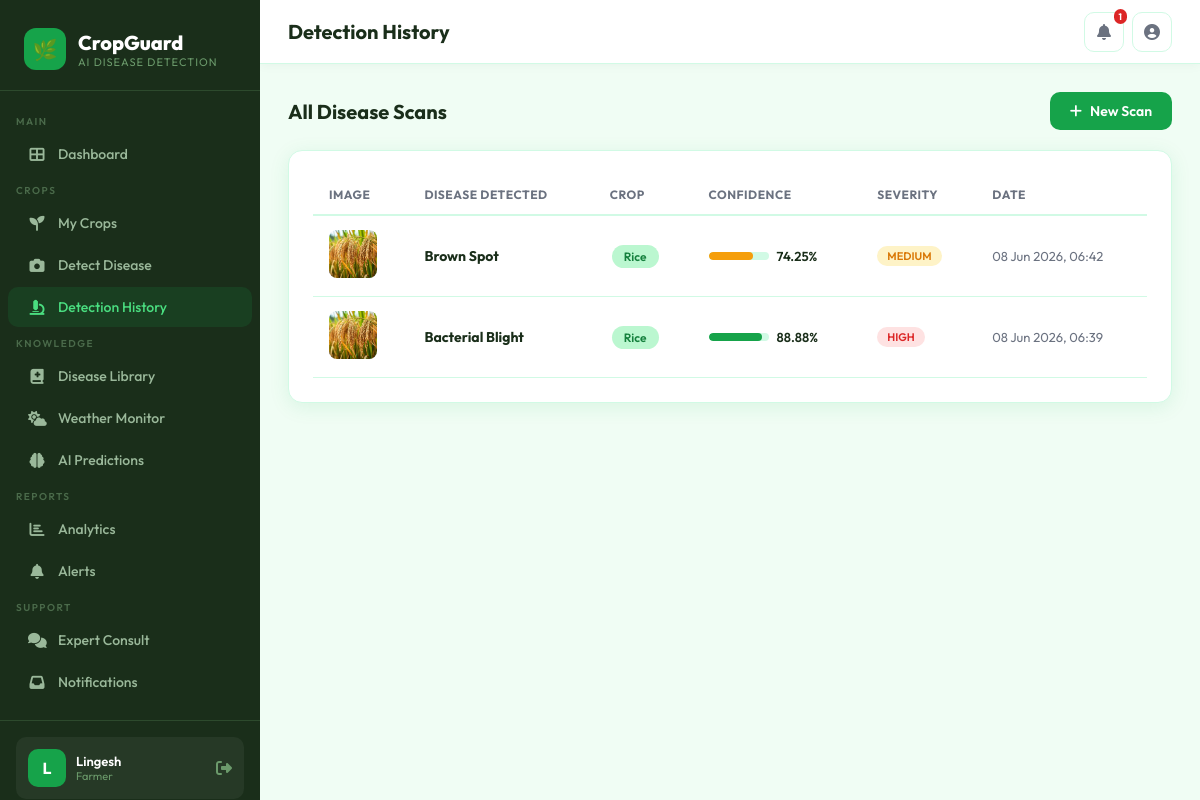
The page /detections (signed in) on the database its author committed.
### tables this page shows
CREATE TABLE disease_detections (
        id INTEGER PRIMARY KEY AUTOINCREMENT,
        user_id INTEGER,
        crop_id INTEGER,
        image_path TEXT,
        crop_type TEXT,
        disease_detected TEXT,
        confidence_score REAL,
        severity TEXT,
        status TEXT DEFAULT 'completed',
        detected_at TEXT DEFAULT (datetime('now'))
    );

### app.py (the view)
@app.route('/detections')
@login_required
def detections():
    db = get_db()
    all_d = db.execute("SELECT * FROM disease_detections WHERE user_id=? ORDER BY detected_at DESC",
                        (session['user_id'],)).fetchall()
    db.close()
    return render_template('detections.html', detections=all_d)

### app.py (called while the page is built)
def format_datetime(value, fmt='%d %b %Y, %H:%M'):
    if not value:
        return '—'
    if isinstance(value, str):
        for pattern in ('%Y-%m-%d %H:%M:%S', '%Y-%m-%d %H:%M:%S.%f', '%Y-%m-%dT%H:%M:%S', '%Y-%m-%d'):
            try:
                return datetime.strptime(value[:len(pattern)+2], pattern).strftime(fmt)
            except ValueError:
                try:
                    return datetime.strptime(value[:19], pattern).strftime(fmt)
                except:
                    continue
        return value
    if hasattr(value, 'strftime'):
        return value.strftime(fmt)
    return str(value)

def get_db():
    db = sqlite3.connect(app.config['DATABASE'])
    db.row_factory = sqlite3.Row
    return db

def login_required(f):
    @wraps(f)
    def decorated(*args, **kwargs):
        if 'user_id' not in session:
            return redirect(url_for('login'))
        return f(*args, **kwargs)
    return decorated

### templates/detections.html (shortened to what this page needs)
{% extends "base.html" %}
{% block page_title %}Detection History{% endblock %}
{% block content %}
<div class="section-header">
  <div class="section-title">All Disease Scans</div>
  <a href="{{ url_for('detect') }}" class="btn btn-primary"><i class="fas fa-plus"></i> New Scan</a>
</div>
<div class="card">
  {% if detections %}
  <div class="table-wrap">
    <table>
      <thead>
        <tr>
          <th>Image</th>
          <th>Disease Detected</th>
          <th>Crop</th>
          <th>Confidence</th>
          <th>Severity</th>
          <th>Date</th>
        </tr>
      </thead>
      <tbody>
        {% for d in detections %}
        <tr>
          <td>
            {% if d.image_path %}
            <img src="{{ url_for('static', filename=d.image_path) }}" style="width:48px;height:48px;object-fit:cover;border-radius:8px;">
            {% else %}
            <div style="width:48px;height:48px;background:#f0fdf4;border-radius:8px;display:flex;align-items:center;justify-content:center;font-size:20px;">🌿</div>
            {% endif %}
          </td>
          <td><strong>{{ d.disease_detected }}</strong></td>
          <td><span class="tag">{{ d.crop_type|title }}</span></td>
          <td>
            <div style="display:flex;align-items:center;gap:8px;">
              <div class="progress-bar" style="width:60px;">
                <div class="progress-fill {% if d.confidence_score > 85 %}progress-green{% elif d.confidence_score > 70 %}progress-yellow{% else %}progress-red{% endif %}" style="width:{{ d.confidence_score }}%;"></div>
              </div>
              <span style="font-size:13px;font-weight:600;">{{ d.confidence_score }}%</span>
            </div>
          </td>
          <td><span class="badge-pill badge-{{ d.severity }}">{{ d.severity|upper }}</span></td>
          <td style="font-size:13px;color:#6b7280;">{{ d.detected_at|fdt }}</td>
        </tr>
        {% endfor %}
      </tbody>
    </table>
  </div>
  {% endif %}
</div>
{% endblock %}

### templates/base.html (shortened to what this page needs)
<!DOCTYPE html>
<html lang="en">
<head>
  <link href="https://cdnjs.cloudflare.com/ajax/libs/font-awesome/6.5.0/css/all.min.css" rel="stylesheet">
</head>
<body>
{% if 'user_id' in session %}
<div class="sidebar" id="sidebar">
  <div class="sidebar-logo">
    <div class="logo-mark">
      <div class="logo-icon">🌿</div>
      <div>
        <div class="logo-text">CropGuard</div>
        <div class="logo-sub">AI Disease Detection</div>
      </div>
    </div>
  </div>
  <nav class="sidebar-nav">
    <div class="nav-section">Main</div>
    <a href="{{ url_for('dashboard') }}" class="nav-item {% if request.endpoint == 'dashboard' %}active{% endif %}">
      <i class="fas fa-th-large"></i> Dashboard
    </a>
    <div class="nav-section">Crops</div>
    <a href="{{ url_for('crops') }}" class="nav-item {% if request.endpoint in ['crops','add_crop'] %}active{% endif %}">
      <i class="fas fa-seedling"></i> My Crops
    </a>
    <a href="{{ url_for('detect') }}" class="nav-item {% if request.endpoint == 'detect' %}active{% endif %}">
      <i class="fas fa-camera"></i> Detect Disease
    </a>
    <a href="{{ url_for('detections') }}" class="nav-item {% if request.endpoint == 'detections' %}active{% endif %}">
      <i class="fas fa-microscope"></i> Detection History
    </a>
    <div class="nav-section">Knowledge</div>
    <a href="{{ url_for('diseases') }}" class="nav-item {% if request.endpoint in ['diseases','disease_detail'] %}active{% endif %}">
      <i class="fas fa-book-medical"></i> Disease Library
    </a>
    <a href="{{ url_for('weather') }}" class="nav-item {% if request.endpoint == 'weather' %}active{% endif %}">
      <i class="fas fa-cloud-sun"></i> Weather Monitor
    </a>
    <a href="{{ url_for('predict') }}" class="nav-item {% if request.endpoint == 'predict' %}active{% endif %}">
      <i class="fas fa-brain"></i> AI Predictions
    </a>
    <div class="nav-section">Reports</div>
    <a href="{{ url_for('analytics') }}" class="nav-item {% if request.endpoint == 'analytics' %}active{% endif %}">
      <i class="fas fa-chart-bar"></i> Analytics
    </a>
    <a href="{{ url_for('alerts') }}" class="nav-item {% if request.endpoint == 'alerts' %}active{% endif %}">
      <i class="fas fa-bell"></i> Alerts
    </a>
    <div class="nav-section">Support</div>
    <a href="{{ url_for('consult') }}" class="nav-item {% if request.endpoint == 'consult' %}active{% endif %}">
      <i class="fas fa-comments"></i> Expert Consult
    </a>
    <a href="{{ url_for('notifications') }}" class="nav-item {% if request.endpoint == 'notifications' %}active{% endif %}">
      <i class="fas fa-inbox"></i> Notifications
    </a>
  </nav>
  <div class="sidebar-footer">
    <div class="user-card">
      <div class="user-avatar">{{ session.get('full_name', 'U')[0].upper() }}</div>
      <div>
        <div class="user-name">{{ session.get('full_name', session.get('username')) }}</div>
        <div class="user-role">{{ session.get('role', 'farmer') }}</div>
      </div>
      <a href="{{ url_for('logout') }}" style="margin-left:auto; color:#6b9a6b; text-decoration:none; font-size:16px;" title="Logout">
        <i class="fas fa-sign-out-alt"></i>
      </a>
    </div>
  </div>
</div>
<div class="main">
  <div class="topbar">
    <div style="display:flex;align-items:center;gap:12px;">
      <div class="topbar-title">{% block page_title %}Dashboard{% endblock %}</div>
    </div>
    <div class="topbar-actions">
      <a href="{{ url_for('notifications') }}" class="icon-btn" id="notifBtn">
        <i class="fas fa-bell"></i>
        <span class="badge" id="notifCount" style="display:none">0</span>
      </a>
      <a href="{{ url_for('profile') }}" class="icon-btn">
        <i class="fas fa-user-circle"></i>
      </a>
    </div>
  </div>
  <div class="content">
    {% block content %}{% endblock %}
  </div>
</div>
{% else %}
<div id="guestWrapper">
  {% block guest_area %}{% endblock %}
</div>
{% endif %}
</body>
</html>

### rows shown on the page
disease_detections: image_path (picture), disease_detected "Brown Spot", crop_type "Rice", confidence_score "74.25", severity "MEDIUM", detected_at|fdt "08 Jun 2026, 06:42"
disease_detections: image_path (picture), disease_detected "Bacterial Blight", crop_type "Rice", confidence_score "88.88", severity "HIGH", detected_at|fdt "08 Jun 2026, 06:39"

### other values the page prints
{{ session.get('full_name', 'U')[0].upper() }} "L"
{{ session.get('full_name', session.get('username')) }} "Lingesh"
{{ session.get('role', 'farmer') }} "Farmer"
